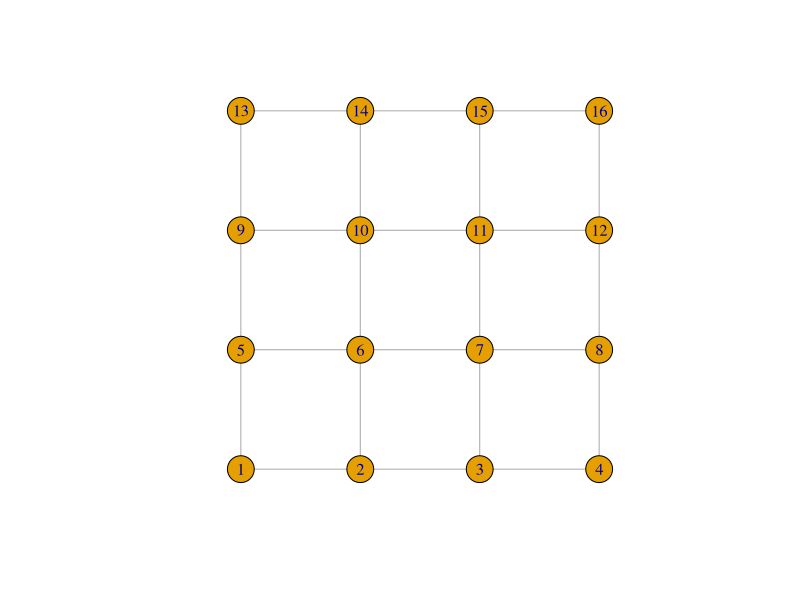
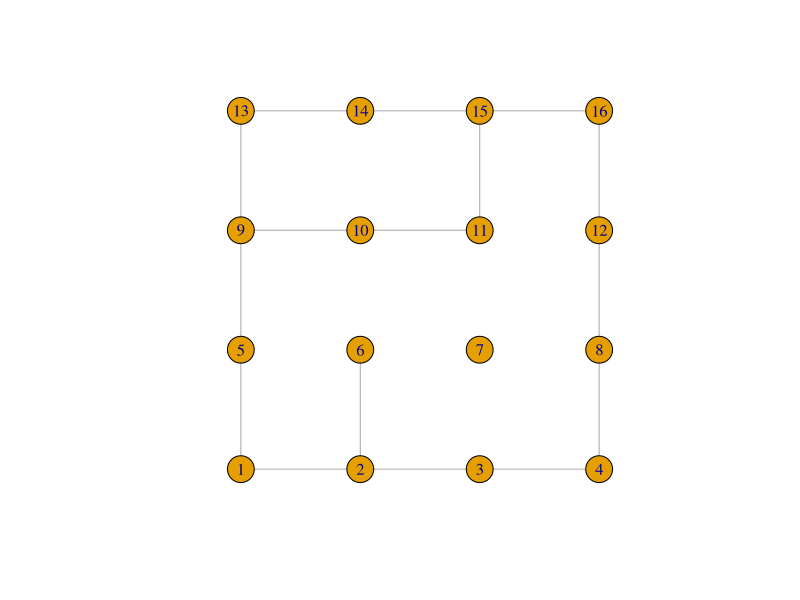

Recreate these plots in R, in order. (Note: this script raises an error after producing the figures.)
library(igraph)

g = make_lattice(length = 4, dim = 2)
myLayout = layout_on_grid(g)
plot(g, layout=myLayout)
as_edgelist(g, names = TRUE)
g = delete.edges(g, c(6, 8, 10, 11, 12, 13, 18, 19))           
plot(g, layout=myLayout)


myBFS = bfs(g, root=11, order=TRUE, rank=TRUE, father=TRUE, pred=TRUE, succ=TRUE, dist=TRUE)
myBFS

myDFS = dfs(g, root=11, unreachable=TRUE, order=TRUE, father=TRUE, dist=TRUE)
myDFS

for (i in 1:vcount(g))
{
  goal = i
  myPath1 = c(goal)
  myROOT = 11
  repeat {
    goal = myBFS$father[goal]
    myPath1 = c(myPath1, goal)
    if (goal == myROOT) break
  }


  goal = i
  myPath2 = c(goal)
  myROOT = 11
  repeat {
    goal = myDFS$father[goal]
    myPath2 = c(myPath2, goal)
    if (goal == myROOT) break
  }

  if (identical(myPath1, myPath2) == FALSE)
  {
    cat(rev(myPath1), "\n")
    cat(rev(myPath2), "\n")
    cat(i, "\n")
  }
}
